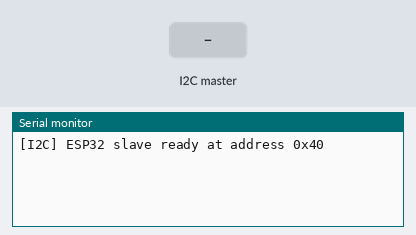
Bench run of a sketch on a simulated ESP32. Parts: the last lines printed to the serial monitor. The inputs (shaded band) are chosen by the test bench.

Above: at 1.5 s.
1.6 s: the I2C master sends the byte 1
At 2.6 s:
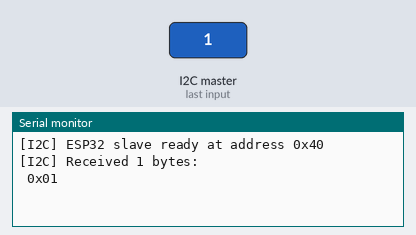
3.1 s: the I2C master sends the byte 90
At 3.7 s:
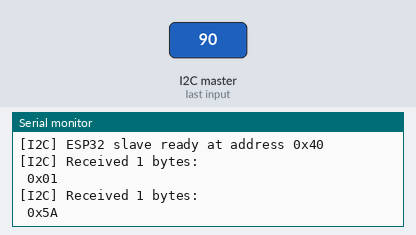
4.6 s: the I2C master sends the byte 200
At 6.0 s:
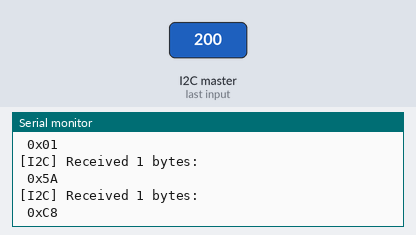

The sketch:

I2C_Test.ino
```cpp
#include <Wire.h>

#define I2C_SDA 26
#define I2C_SCL 25
#define I2C_DEV_ADDR 0x40
#define I2C_FREQ 100000

TwoWire I2C = TwoWire(0);

const int MAX_BUF_SIZE = 32;
uint8_t buffer[MAX_BUF_SIZE];
uint8_t receivedLen = 0;

// Optional: for debugging command ID
const char* getCommandName(uint8_t cmd) {
  switch (cmd) {
    case 1: return "MOVE";
    // case 2: return "ROTATE";
    // Extend this list as needed
    default: return "UNKNOWN";
  }
}

void onReceive(int len) {
  if (len > MAX_BUF_SIZE) len = MAX_BUF_SIZE;
  I2C.readBytes(buffer, len);

  Serial.printf("[I2C] Received %d bytes:\n", len);
  for (int i = 0; i < len; i++) Serial.printf(" 0x%02X", buffer[i]);
  Serial.println();

  if (len >= 4) {
    uint8_t cmd = buffer[1];
    uint8_t speed = buffer[2];
    int8_t direction = (int8_t)buffer[3];

    Serial.printf("[I2C] CMD_ID: %d (%s)\n", cmd, getCommandName(cmd));
    Serial.printf("[I2C] MOVE | Speed: %u | Direction: %d\n", speed, direction);
  }
}

void onRequest() {
  // If needed, respond with a status or sensor data
  I2C.print("ACK\n");
  Serial.println("[I2C] onRequest callback triggered.");
}

void setup() {
  Serial.begin(115200);
  delay(300);

  I2C.begin((uint8_t)I2C_DEV_ADDR, I2C_SDA, I2C_SCL, I2C_FREQ);
  I2C.onReceive(onReceive);
  I2C.onRequest(onRequest);

  Serial.printf("[I2C] ESP32 slave ready at address 0x%02X\n", I2C_DEV_ADDR);
}

void loop() {
  delay(10);  // Can be increased to reduce CPU use
}
```

Measured:
- after the input at 1.6 s, the serial monitor: prints a new line after 0.05 s (image 1)
- after the input at 3.1 s, the serial monitor: prints a new line after 0.05 s (image 2)
- after the input at 4.6 s, the serial monitor: prints a new line after 0.05 s (image 3)
